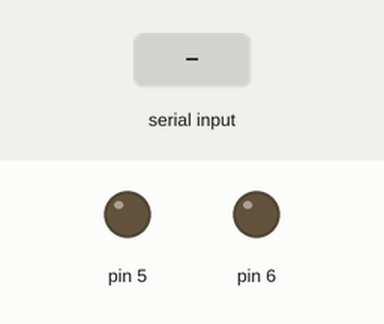
Recording of a sketch running on a simulated Arduino Uno, built with avr-gcc and run on an emulated ATmega328P. Parts: output pins drawn as LEDs (lit = HIGH). The inputs (shaded band) are chosen by the test bench.

Above: at 1.2 s.
1.3 s: "90,45\n" received over Serial
At 1.8 s:
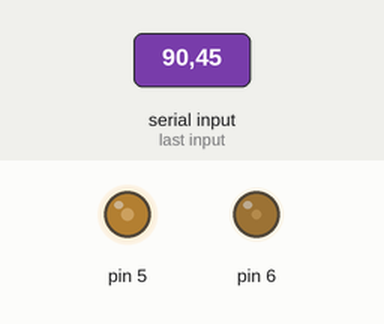
2.8 s: "30,150\n" received over Serial
At 4.0 s:
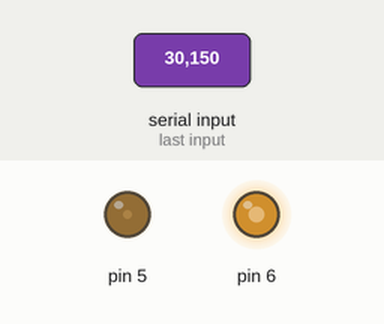
4.3 s: "1,90\n" received over Serial
At 5.3 s:
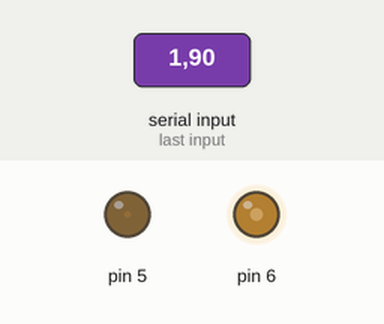
Timing chart, 0 to 7.3 s (numbered marks = the images above; inputs shaded):
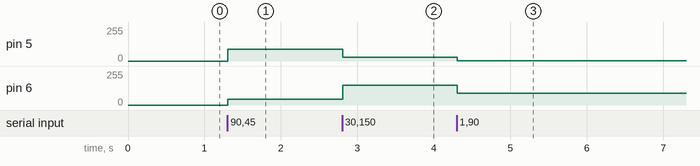

The sketch:

serial-output-multi-values.ino
```cpp
void setup() {
  Serial.begin(9600);
  Serial.setTimeout(10);
}

void loop() {
  if (Serial.available() > 0) {
    int inDataX = Serial.parseInt();
    int inDataY = Serial.parseInt();
    if (Serial.read() == '\n') {
      analogWrite(5, inDataX);
      analogWrite(6, inDataY);
    }
  }
}
```

Measured:
- after the input at 1.3 s, pin 5: 0/255 → 90/255 at once; pin 6: 0/255 → 45/255 at once
- after the input at 2.8 s, pin 5: 90/255 → 30/255 at once; pin 6: 45/255 → 150/255 at once
- after the input at 4.3 s, pin 5: 30/255 → 1/255 at once; pin 6: 150/255 → 90/255 at once
